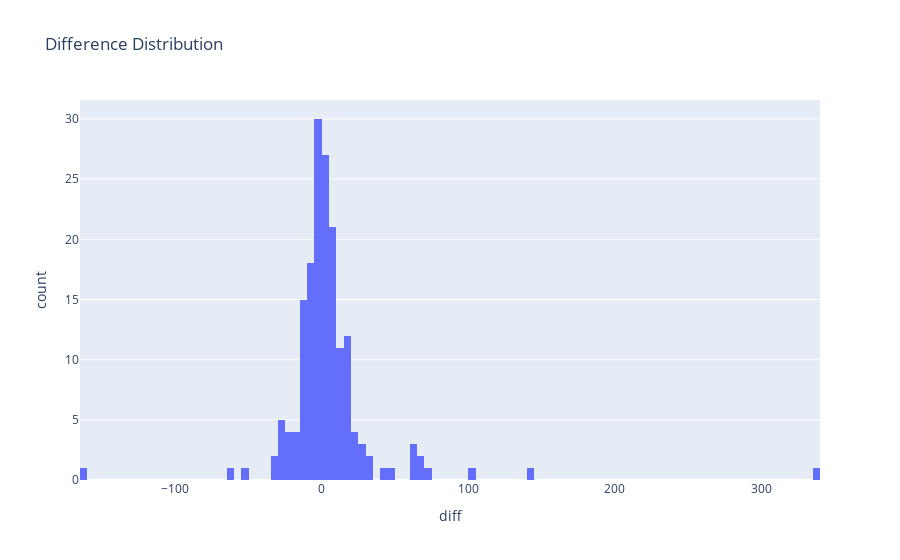

Notebook code for this chart:
### Code cell
#Histogram of differences
fig = px.histogram(diff_df, x="diff", nbins=100, title="Difference Distribution")
fig.show()

### Figure 1 — Plotly figure (JSON) as saved in the notebook; plotly's stock layout.template omitted (floating-point values rounded to 4 significant figures; data arrays with more than 128 entries replaced by an {"elided": "..."} marker saying what was removed)
{"data": [{"alignmentgroup": "True", "bingroup": "x", "hovertemplate": "diff=%{x}<br>count=%{y}<extra></extra>", "legendgroup": "", "marker": {"color": "#636efa", "pattern": {"shape": ""}}, "name": "", "nbinsx": 100, "offsetgroup": "", "orientation": "v", "showlegend": false, "type": "histogram", "x": {"elided": "172 float values"}, "xaxis": "x", "yaxis": "y"}], "layout": {"barmode": "relative", "legend": {"tracegroupgap": 0}, "title": {"text": "Difference Distribution"}, "xaxis": {"anchor": "y", "domain": [0, 1], "title": {"text": "diff"}}, "yaxis": {"anchor": "x", "domain": [0, 1], "title": {"text": "count"}}}}
